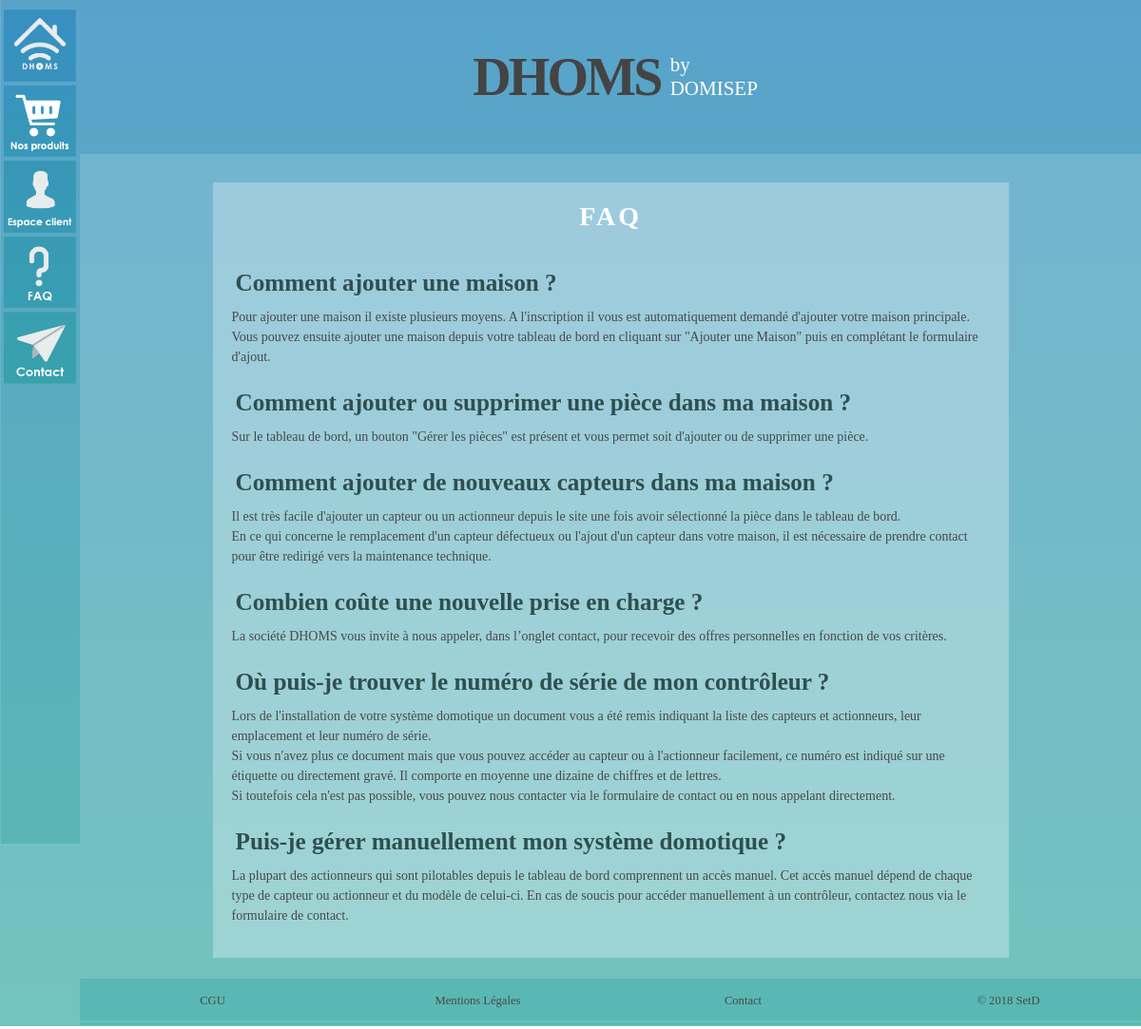
Page /Controleur/faq_controleur.php on the earlier database version.
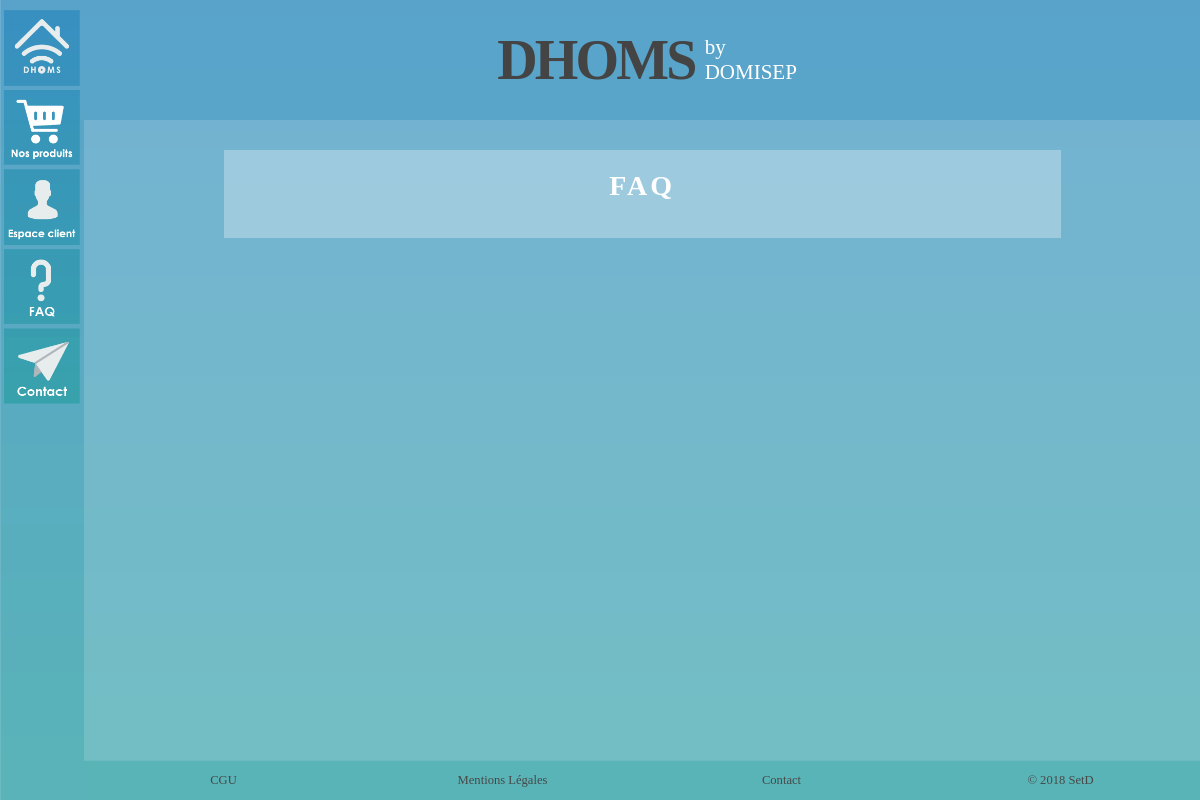
Same page on the later database version.
### tables this page shows
CREATE TABLE `faq` (
  `ID` int(11) NOT NULL,
  `titre` text NOT NULL,
  `reponse` text NOT NULL
);

### Controleur/faq_controleur.php (called while the page is built)
<?php
include '../Modele/faq_modele.php';
include '../Vue/faq.php';
?>

### Controleur/url.php (called while the page is built, shortened)
<?php
$DHOMS_URL="http://localhost:63342/site_app/APP-7d/DHOMS";
?>

### Modele/faq_modele.php (the view, shortened to what this page needs)
<?php
function getValues()
{
    global $bdd;
    $req = $bdd->query("SELECT titre, reponse FROM faq");
    while ($donnees = $req->fetch())
    {?><h3 class="titre_faq"><?php
        echo $donnees['titre'];
        ?></h3>
<p class="texte_faq">
<?php
        echo $donnees['reponse'];
        echo "<br>";
?>
        </p>
        <?php
    };
}
?>

### Vue/faq.php (shortened to what this page needs)
<!DOCTYPE html>
<html lang="en" xmlns="http://www.w3.org/1999/html">
<head>
    <link rel= "stylesheet" href="../Vue/style.css" />
</head>
<body>
<nav>
    <?php include "nav.php"?>
</nav>
<div id = "header_footer">
    <header>
        <?php include "header.php"?>
    </header>
    <section id="section_faq">
        <div class="box_faq" >
        <h3 class="connexion_inscription">FAQ</h3><br>
        <?php echo getValues() ?>
        </div>
    </section>
    <footer>
        <?php include "footer.php"?>
    </footer>
</div>
</body>
</html>

### Vue/nav.php (shortened to what this page needs)
<?php include "../Controleur/url.php"?>
<a href="<?php echo $DHOMS_URL; ?>/Vue/connexion_inscription_vue.php"><img src="<?php echo $DHOMS_URL;?>/Vue/image/accueil/accueil.png" alt="accueil"></a>
<a href="<?php echo $DHOMS_URL; ?>/Vue/nos_produits.php"><img src="<?php echo $DHOMS_URL;?>/Vue/image/accueil/nosproduits.png" alt="nosproduits"> </a>
<a href="<?php echo $DHOMS_URL; ?>/Controleur/tableau_bord_controleur.php"><img src="<?php echo $DHOMS_URL;?>/Vue/image/accueil/espaceclient.png" alt="espaceclient"> </a>
<a href="<?php echo $DHOMS_URL; ?>/Controleur/faq_controleur.php"><img src="<?php echo $DHOMS_URL;?>/Vue/image/accueil/faq.png" alt="faq"> </a>
<a href="<?php echo $DHOMS_URL; ?>/Controleur/contact_controleur.php"><img src="<?php echo $DHOMS_URL;?>/Vue/image/accueil/contact.png" alt="contact"> </a>

### Vue/header.php
<div id="titre">DHOMS</div> <div id="soustitre">by<br> DOMISEP</div>

### Vue/footer.php
<div id="footer">
    <div class="text_footer"><a href="../Vue/CGU.php">CGU</a></div>
    <div class="text_footer"><a href="../Vue/mentions_legales.php">Mentions Légales</a></div>
    <div class="text_footer"><a href="../Vue/contact_vue.php">Contact</a></div>
    <div class="text_footer">© 2018 SetD</div>
</div>

### Vue/style.css (style rules this page uses)
body { margin: 0px; background-image: url(image/accueil/background.png); background-attachment: fixed; font-family: "Century Gothic"; background-repeat: no-repeat; font-size: 14px; color: white; display: grid; grid-template-columns: minmax(50px, 7%) 1fr; }
#header_footer { height: 100vh; grid-column: 2; display: grid; grid-template-rows: minmax(58px,15%) minmax(50px, 80%) minmax(30px,5%); margin:0; }
header { background-image: url(image/accueil/header_bg.png); background-repeat: no-repeat; display:flex; flex-direction: row; justify-content: center; grid-row:1; align-items: center; overflow:hidden; padding:0; min-height: 58px; }
nav { grid-column: 1; padding-top: 10px; display: flex; flex-direction: column; justify-content: flex-start; flex-basis: 0; height: 100vh; width: 7%; position: fixed; background-image: url(image/accueil/nav_background_transparent.png); background-repeat: no-repeat; min-width: 50px; }
section { display: flex; flex-direction: column; grid-row: 2; overflow: auto; justify-content: flex-start; align-items: center; flex-wrap: wrap; }
footer { grid-row : 2; height:100%; grid-row:3; overflow: hidden; min-height: 20px; max-height: 50px; }
footer > #footer { background-image: url(image/accueil/footer_bg.png); min-height: 20px; width: 100%; height: 100%; justify-content: center; align-items: center; }
nav a { text-align: center; background-size: 100%; }
nav img { width: 90%; opacity: 1; }
h3 { color: #999; font-size: 1.5em; text-align: center; }
a { text-decoration: none; color: rgb(72,72,72); }
#footer { display: grid; grid-template-columns: repeat(4, 1fr); grid-gap: 0px; }
.text_footer { color: rgb(72,72,72); font-size : 90%; text-align: center; }
.connexion_inscription, #ajouter_habitation, #titre_tableau_de_bord, #titre_serie, .gerer_capteurs { font-size: 2em; text-align: center; color: #ffff; margin: 0; padding-top: 20px; letter-spacing: 0.1em; }
#form_inscription, #form_habitation, #form_connexion, .form_gerer_piece, .form_supprimer_capteurs, #form_mdp_oublie,.box_faq { margin: auto; min-width: 320px; background-color: rgba(255, 255, 255, 0.3); margin:25px; width: 35%; }
.box_faq { width: 75%; display: block; margin: 30px auto; color: rgb(72,72,72); padding-bottom: 20px; }
#titre { font-weight: bold; font-size: 4em; margin-right: auto; margin: 10px; color: #444444; letter-spacing: -0.05em; }
#soustitre { font-size: 1.5em; }
#section_faq { display: block; }
p { line-height: 21px; text-align: center; }
.partie_mentions_legales, .titre_faq { color: darkslategray; font-size: 1.8em; margin: 20px; margin-bottom: 7px; padding: 4px; text-align: left; }
.texte_faq { margin-top: 5px; padding: 0px 20px; text-align: left; }

Differences in the rows shown:
removed faq: titre "Comment ajouter une maison ?", reponse "Pour ajouter une maison il existe plusieurs moyens. A l'inscription il vous est automatiquement demandé d'ajouter votre maison principale. Vous pouvez ensuite ajouter une maison depuis votre tableau de bord en cliquant sur \"Ajouter une Maison\" puis en complétant le formulaire d'ajout."
removed faq: titre "Comment ajouter ou supprimer une pièce dans ma maison ?", reponse "Sur le tableau de bord, un bouton \"Gérer les pièces\" est présent et vous permet soit d'ajouter ou de supprimer une pièce."
removed faq: titre "Comment ajouter de nouveaux capteurs dans ma maison ?", reponse "Il est très facile d'ajouter un capteur ou un actionneur depuis le site une fois avoir sélectionné la pièce dans le tableau de bord. En ce qui concerne le remplacement d'un capteur défectueux ou l'ajout d'un capteur dans votre maison, il est nécessaire de prendre contact pour être redirigé vers la maintenance technique."
removed faq: titre "Combien coûte une nouvelle prise en charge ?", reponse "La société DHOMS vous invite à nous appeler, dans l’onglet contact, pour recevoir des offres personnelles en fonction de vos critères."
removed faq: titre "Où puis-je trouver le numéro de série de mon contrôleur ?", reponse "Lors de l'installation de votre système domotique un document vous a été remis indiquant la liste des capteurs et actionneurs, leur emplacement et leur numéro de série. Si vous n'avez plus ce document mais que vous pouvez accéder au capteur ou à l'actionneur facilement, ce numéro est indiqué sur une étiquette ou directement gravé. Il comporte en moyenne une dizaine de chiffres et de lettres. Si toutefois cela n'est pas possible, vous pouvez nous contacter via le formulaire de contact ou en nous appelant directement."
removed faq: titre "Puis-je gérer manuellement mon système domotique ?", reponse "La plupart des actionneurs qui sont pilotables depuis le tableau de bord comprennent un accès manuel. Cet accès manuel dépend de chaque type de capteur ou actionneur et du modèle de celui-ci. En cas de soucis pour accéder manuellement à un contrôleur, contactez nous via le formulaire de contact."
